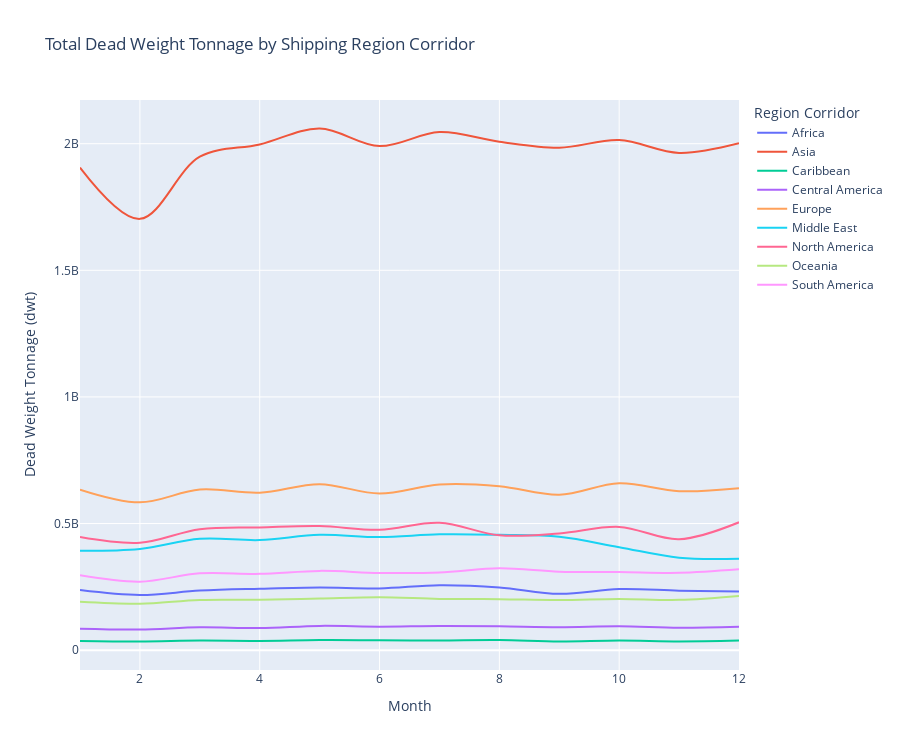

The notebook cell saved with this chart:
### Markdown cell above
### Plotly Express
- Make better looking plots with more flexibility in plotly

### Code cell
import plotly.express as px

d = df.copy()
d = d[['region_corridor','month','dwt']] # pick out 3 columns
# sum dwt of ship exits by month by corridor
d = d.groupby(['region_corridor', 'month'])['modified_dwt'].sum().reset_index() 

fig = px.line(d, # pass the dataframe to plotly express
              x="month", # define x 
              y="dwt", # define y
              color="region_corridor", # define variable to color lines by 
              line_shape="spline", # fit a spline between points
              title = 'Total Dead Weight Tonnage by Shipping Region Corridor',
              labels = {'month':'Month',
                        'dwt':'Dead Weight Tonnage (dwt)',
                        'region_corridor':'Region Corridor'},
              height = 750
             )


fig.show()

### Figure 1 — Plotly figure (JSON) as saved in the notebook; plotly's stock layout.template omitted (floating-point values rounded to 4 significant figures)
{"data": [{"hovertemplate": "Region Corridor=Africa<br>Month=%{x}<br>Dead Weight Tonnage (dwt)=%{y}<extra></extra>", "legendgroup": "Africa", "line": {"color": "#636efa", "dash": "solid", "shape": "spline"}, "marker": {"symbol": "circle"}, "mode": "lines", "name": "Africa", "orientation": "v", "showlegend": true, "type": "scatter", "x": [1, 2, 3, 4, 5, 6, 7, 8, 9, 10, 11, 12], "xaxis": "x", "y": [237123278, 217691327, 235067390, 242498244, 247306633, 243786054, 256592792, 247870871, 222480660, 241452301, 234958394, 231238352], "yaxis": "y"}, {"hovertemplate": "Region Corridor=Asia<br>Month=%{x}<br>Dead Weight Tonnage (dwt)=%{y}<extra></extra>", "legendgroup": "Asia", "line": {"color": "#EF553B", "dash": "solid", "shape": "spline"}, "marker": {"symbol": "circle"}, "mode": "lines", "name": "Asia", "orientation": "v", "showlegend": true, "type": "scatter", "x": [1, 2, 3, 4, 5, 6, 7, 8, 9, 10, 11, 12], "xaxis": "x", "y": [1905963427, 1703144596, 1948703513, 1997078502, 2060003705, 1990475820, 2046028000, 2007679995, 1984187402, 2014263882, 1963723721, 2001419093], "yaxis": "y"}, {"hovertemplate": "Region Corridor=Caribbean<br>Month=%{x}<br>Dead Weight Tonnage (dwt)=%{y}<extra></extra>", "legendgroup": "Caribbean", "line": {"color": "#00cc96", "dash": "solid", "shape": "spline"}, "marker": {"symbol": "circle"}, "mode": "lines", "name": "Caribbean", "orientation": "v", "showlegend": true, "type": "scatter", "x": [1, 2, 3, 4, 5, 6, 7, 8, 9, 10, 11, 12], "xaxis": "x", "y": [36440546, 34380974, 37673443, 36492641, 39700250, 38930215, 38383120, 39884141, 34155971, 38076803, 34361426, 37744507], "yaxis": "y"}, {"hovertemplate": "Region Corridor=Central America<br>Month=%{x}<br>Dead Weight Tonnage (dwt)=%{y}<extra></extra>", "legendgroup": "Central America", "line": {"color": "#ab63fa", "dash": "solid", "shape": "spline"}, "marker": {"symbol": "circle"}, "mode": "lines", "name": "Central America", "orientation": "v", "showlegend": true, "type": "scatter", "x": [1, 2, 3, 4, 5, 6, 7, 8, 9, 10, 11, 12], "xaxis": "x", "y": [84438535, 81285443, 90335759, 87162978, 95842611, 92883610, 95556440, 94111899, 90477077, 93979356, 88541203, 92203551], "yaxis": "y"}, {"hovertemplate": "Region Corridor=Europe<br>Month=%{x}<br>Dead Weight Tonnage (dwt)=%{y}<extra></extra>", "legendgroup": "Europe", "line": {"color": "#FFA15A", "dash": "solid", "shape": "spline"}, "marker": {"symbol": "circle"}, "mode": "lines", "name": "Europe", "orientation": "v", "showlegend": true, "type": "scatter", "x": [1, 2, 3, 4, 5, 6, 7, 8, 9, 10, 11, 12], "xaxis": "x", "y": [633936095, 583592231, 634105397, 621807152, 655124746, 618456099, 653957852, 647473466, 613500052, 659254543, 627606304, 639342662], "yaxis": "y"}, {"hovertemplate": "Region Corridor=Middle East<br>Month=%{x}<br>Dead Weight Tonnage (dwt)=%{y}<extra></extra>", "legendgroup": "Middle East", "line": {"color": "#19d3f3", "dash": "solid", "shape": "spline"}, "marker": {"symbol": "circle"}, "mode": "lines", "name": "Middle East", "orientation": "v", "showlegend": true, "type": "scatter", "x": [1, 2, 3, 4, 5, 6, 7, 8, 9, 10, 11, 12], "xaxis": "x", "y": [392515749, 399757936, 439481541, 434729359, 455665961, 446413496, 457695832, 455778307, 447975305, 406667664, 364996844, 361402850], "yaxis": "y"}, {"hovertemplate": "Region Corridor=North America<br>Month=%{x}<br>Dead Weight Tonnage (dwt)=%{y}<extra></extra>", "legendgroup": "North America", "line": {"color": "#FF6692", "dash": "solid", "shape": "spline"}, "marker": {"symbol": "circle"}, "mode": "lines", "name": "North America", "orientation": "v", "showlegend": true, "type": "scatter", "x": [1, 2, 3, 4, 5, 6, 7, 8, 9, 10, 11, 12], "xaxis": "x", "y": [446657094, 424003336, 477559080, 484628781, 490209234, 475438591, 502651116, 453794079, 461071318, 486616913, 438163597, 504869302], "yaxis": "y"}, {"hovertemplate": "Region Corridor=Oceania<br>Month=%{x}<br>Dead Weight Tonnage (dwt)=%{y}<extra></extra>", "legendgroup": "Oceania", "line": {"color": "#B6E880", "dash": "solid", "shape": "spline"}, "marker": {"symbol": "circle"}, "mode": "lines", "name": "Oceania", "orientation": "v", "showlegend": true, "type": "scatter", "x": [1, 2, 3, 4, 5, 6, 7, 8, 9, 10, 11, 12], "xaxis": "x", "y": [190988498, 183231680, 198366412, 199141304, 204134415, 209323291, 202156101, 201384508, 198181172, 202374528, 198652440, 214323085], "yaxis": "y"}, {"hovertemplate": "Region Corridor=South America<br>Month=%{x}<br>Dead Weight Tonnage (dwt)=%{y}<extra></extra>", "legendgroup": "South America", "line": {"color": "#FF97FF", "dash": "solid", "shape": "spline"}, "marker": {"symbol": "circle"}, "mode": "lines", "name": "South America", "orientation": "v", "showlegend": true, "type": "scatter", "x": [1, 2, 3, 4, 5, 6, 7, 8, 9, 10, 11, 12], "xaxis": "x", "y": [295535219, 270497298, 303541129, 301363033, 313022203, 305030030, 306597960, 323061027, 309773556, 308281452, 305163126, 319128084], "yaxis": "y"}], "layout": {"height": 750, "legend": {"title": {"text": "Region Corridor"}, "tracegroupgap": 0}, "title": {"text": "Total Dead Weight Tonnage by Shipping Region Corridor"}, "xaxis": {"anchor": "y", "domain": [0, 1], "title": {"text": "Month"}}, "yaxis": {"anchor": "x", "domain": [0, 1], "title": {"text": "Dead Weight Tonnage (dwt)"}}}}
